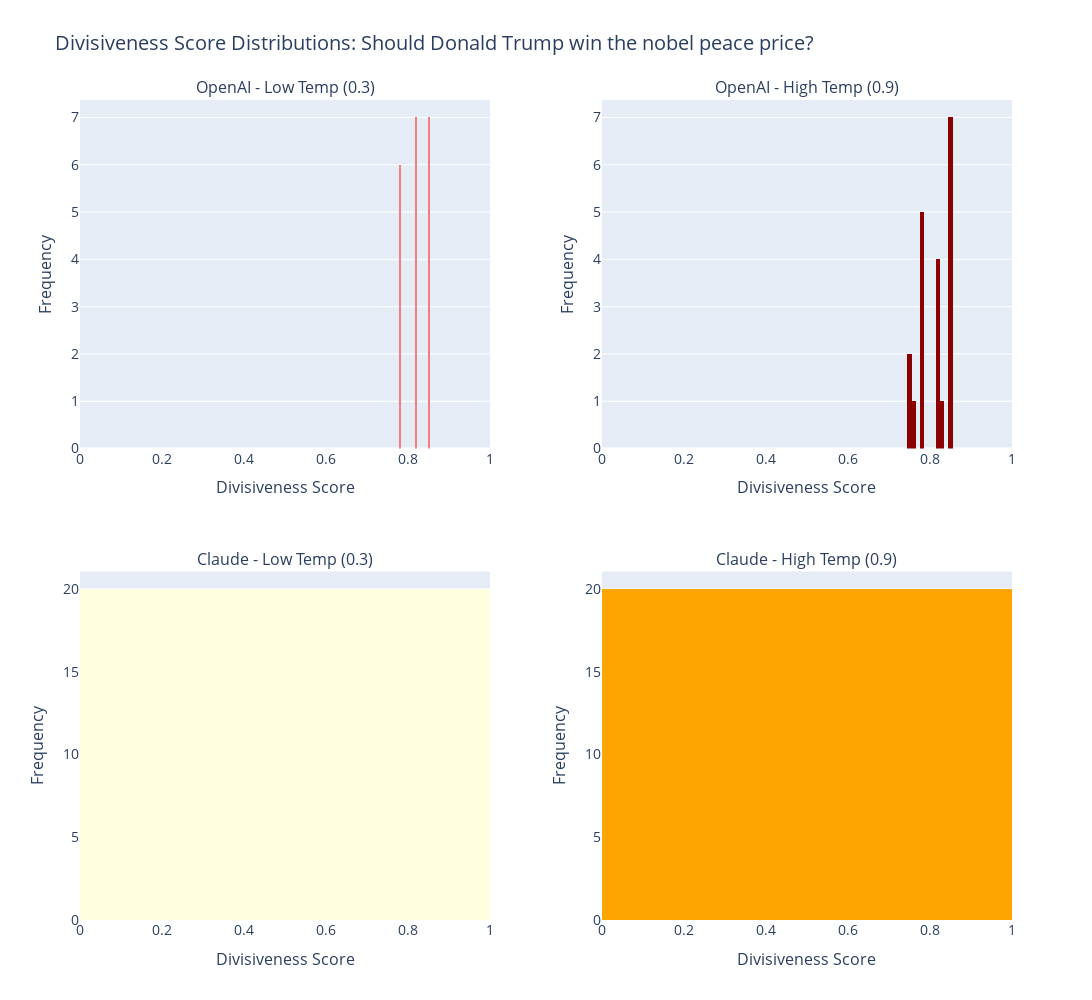

Notebook cell for this chart:
### Markdown cell above
## Visualization: Divisiveness Score Distributions

### Code cell
# Create histograms for divisiveness scores with larger size and better fonts
fig = make_subplots(
    rows=2, cols=2,
    subplot_titles=(
        'OpenAI - Low Temp (0.3)',
        'OpenAI - High Temp (0.9)',
        'Claude - Low Temp (0.3)',
        'Claude - High Temp (0.9)'
    ),
    vertical_spacing=0.15,
    horizontal_spacing=0.12
)

# Add histograms
fig.add_trace(
    go.Histogram(x=div_openai_low, name='OpenAI Low', marker_color='lightcoral', nbinsx=15),
    row=1, col=1
)
fig.add_trace(
    go.Histogram(x=div_openai_high, name='OpenAI High', marker_color='darkred', nbinsx=15),
    row=1, col=2
)
fig.add_trace(
    go.Histogram(x=div_claude_low, name='Claude Low', marker_color='lightyellow', nbinsx=15),
    row=2, col=1
)
fig.add_trace(
    go.Histogram(x=div_claude_high, name='Claude High', marker_color='orange', nbinsx=15),
    row=2, col=2
)

# Update layout with larger size and fonts
fig.update_xaxes(title_text="Divisiveness Score", range=[0, 1], title_font_size=16, tickfont_size=14)
fig.update_yaxes(title_text="Frequency", title_font_size=16, tickfont_size=14)
fig.update_layout(
    height=1000,  # Increased from 700
    width=1400,   # Added width
    title_text=f"Divisiveness Score Distributions: {TOPIC}",
    title_font_size=20,
    showlegend=False,
    font=dict(size=14)
)

# Update subplot titles font size
for annotation in fig['layout']['annotations']:
    annotation['font'] = dict(size=16)

fig.show()

### Figure 1 — Plotly figure (JSON) as saved in the notebook; plotly's stock layout.template omitted (floating-point values rounded to 4 significant figures)
{"data": [{"marker": {"color": "lightcoral"}, "name": "OpenAI Low", "nbinsx": 15, "type": "histogram", "x": [0.82, 0.85, 0.82, 0.85, 0.78, 0.78, 0.85, 0.82, 0.85, 0.82, 0.78, 0.82, 0.82, 0.85, 0.85, 0.85, 0.78, 0.78, 0.82, 0.78], "xaxis": "x", "yaxis": "y"}, {"marker": {"color": "darkred"}, "name": "OpenAI High", "nbinsx": 15, "type": "histogram", "x": [0.78, 0.82, 0.78, 0.78, 0.76, 0.85, 0.75, 0.85, 0.85, 0.78, 0.85, 0.85, 0.82, 0.75, 0.82, 0.78, 0.82, 0.85, 0.83, 0.85], "xaxis": "x2", "yaxis": "y2"}, {"marker": {"color": "lightyellow"}, "name": "Claude Low", "nbinsx": 15, "type": "histogram", "x": [0.85, 0.85, 0.85, 0.85, 0.85, 0.85, 0.85, 0.85, 0.85, 0.85, 0.85, 0.85, 0.85, 0.85, 0.85, 0.85, 0.85, 0.85, 0.85, 0.85], "xaxis": "x3", "yaxis": "y3"}, {"marker": {"color": "orange"}, "name": "Claude High", "nbinsx": 15, "type": "histogram", "x": [0.85, 0.85, 0.85, 0.85, 0.85, 0.85, 0.85, 0.85, 0.85, 0.85, 0.85, 0.85, 0.85, 0.85, 0.85, 0.85, 0.85, 0.85, 0.85, 0.85], "xaxis": "x4", "yaxis": "y4"}], "layout": {"annotations": [{"font": {"size": 16}, "showarrow": false, "text": "OpenAI - Low Temp (0.3)", "x": 0.22, "xanchor": "center", "xref": "paper", "y": 1, "yanchor": "bottom", "yref": "paper"}, {"font": {"size": 16}, "showarrow": false, "text": "OpenAI - High Temp (0.9)", "x": 0.78, "xanchor": "center", "xref": "paper", "y": 1, "yanchor": "bottom", "yref": "paper"}, {"font": {"size": 16}, "showarrow": false, "text": "Claude - Low Temp (0.3)", "x": 0.22, "xanchor": "center", "xref": "paper", "y": 0.425, "yanchor": "bottom", "yref": "paper"}, {"font": {"size": 16}, "showarrow": false, "text": "Claude - High Temp (0.9)", "x": 0.78, "xanchor": "center", "xref": "paper", "y": 0.425, "yanchor": "bottom", "yref": "paper"}], "font": {"size": 14}, "height": 1000, "showlegend": false, "title": {"font": {"size": 20}, "text": "Divisiveness Score Distributions: Should Donald Trump win the nobel peace price?"}, "width": 1400, "xaxis": {"anchor": "y", "domain": [0, 0.44], "range": [0, 1], "tickfont": {"size": 14}, "title": {"font": {"size": 16}, "text": "Divisiveness Score"}}, "xaxis2": {"anchor": "y2", "domain": [0.56, 1], "range": [0, 1], "tickfont": {"size": 14}, "title": {"font": {"size": 16}, "text": "Divisiveness Score"}}, "xaxis3": {"anchor": "y3", "domain": [0, 0.44], "range": [0, 1], "tickfont": {"size": 14}, "title": {"font": {"size": 16}, "text": "Divisiveness Score"}}, "xaxis4": {"anchor": "y4", "domain": [0.56, 1], "range": [0, 1], "tickfont": {"size": 14}, "title": {"font": {"size": 16}, "text": "Divisiveness Score"}}, "yaxis": {"anchor": "x", "domain": [0.575, 1], "tickfont": {"size": 14}, "title": {"font": {"size": 16}, "text": "Frequency"}}, "yaxis2": {"anchor": "x2", "domain": [0.575, 1], "tickfont": {"size": 14}, "title": {"font": {"size": 16}, "text": "Frequency"}}, "yaxis3": {"anchor": "x3", "domain": [0, 0.425], "tickfont": {"size": 14}, "title": {"font": {"size": 16}, "text": "Frequency"}}, "yaxis4": {"anchor": "x4", "domain": [0, 0.425], "tickfont": {"size": 14}, "title": {"font": {"size": 16}, "text": "Frequency"}}}}
